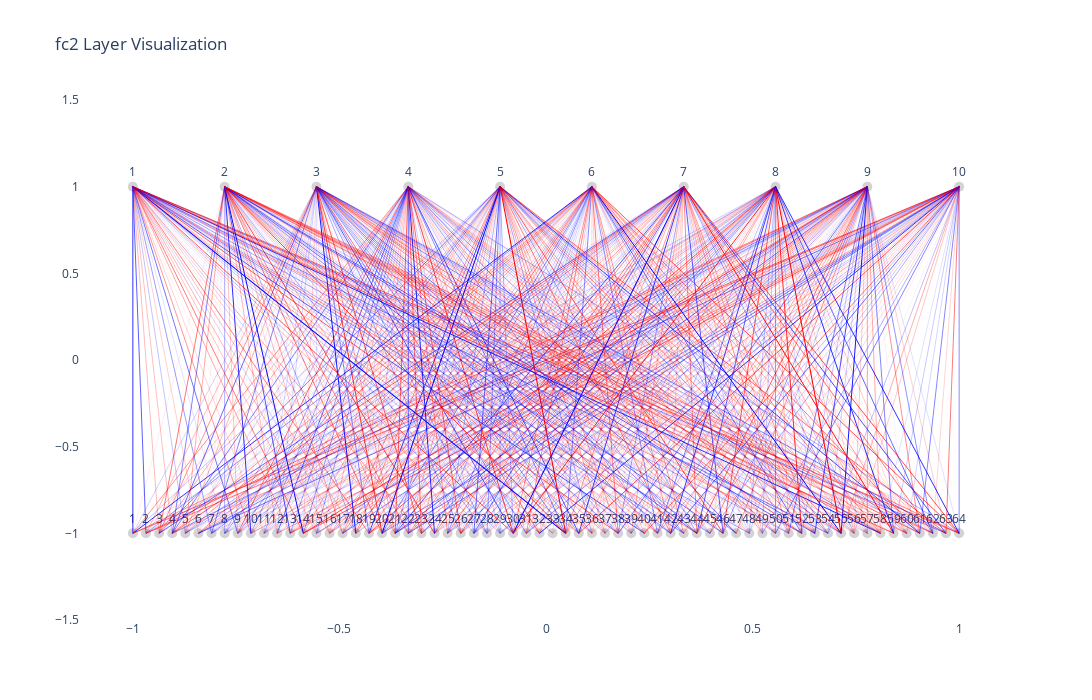

Notebook code cell kept with this figure:
### Code cell
visualize_layer(model.fc3)
